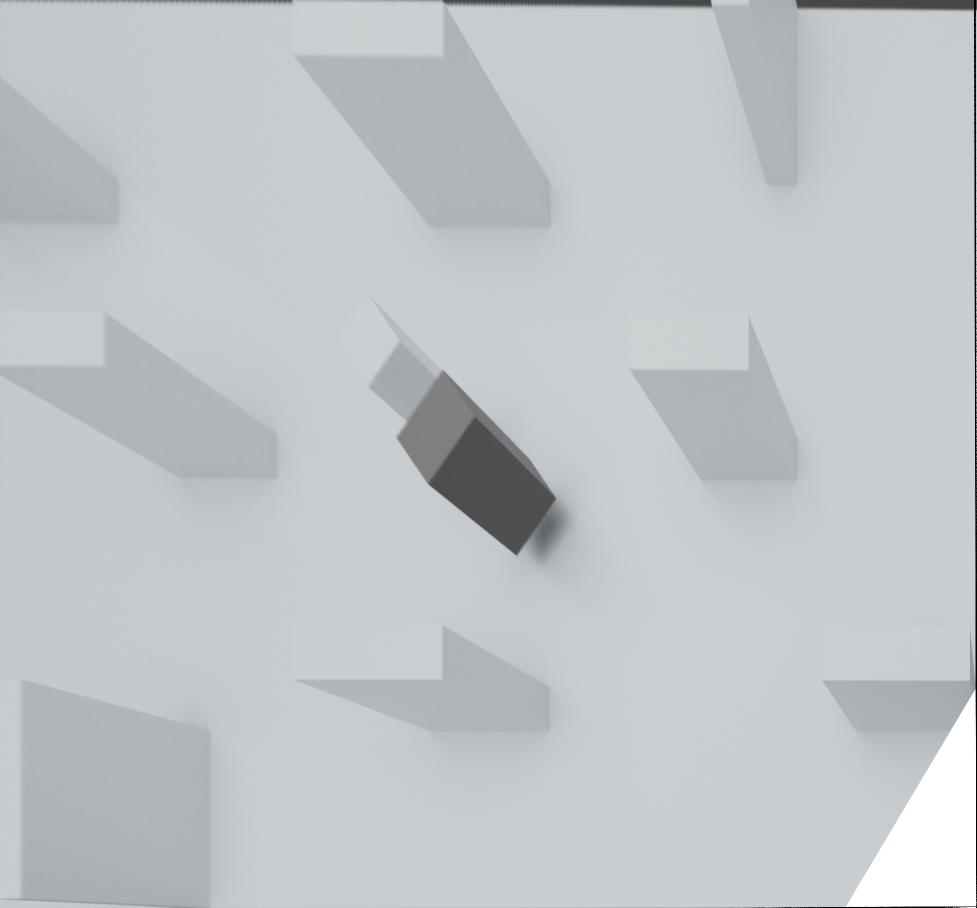
#> input picture p_t.png, 1953 x 1815 px (shown at 1/2 size)
$ python hoelines.py
#> lines starting #> are read from the running program, lines starting #| are printed output that depends on the picture; after the words box and inside, x2 and y2 are one past the last pixel; in counts of white or black regions, pixels touching at a corner belong together
import cv2
import numpy as np
img = cv2.imread("p_t.png")
#> img is the input picture: shape (1815, 1953, 3); mean B, G, R 199.9, 197.6, 194.2
img=cv2.resize(img,None,fx=0.35,fy=0.35,interpolation=cv2.INTER_CUBIC)
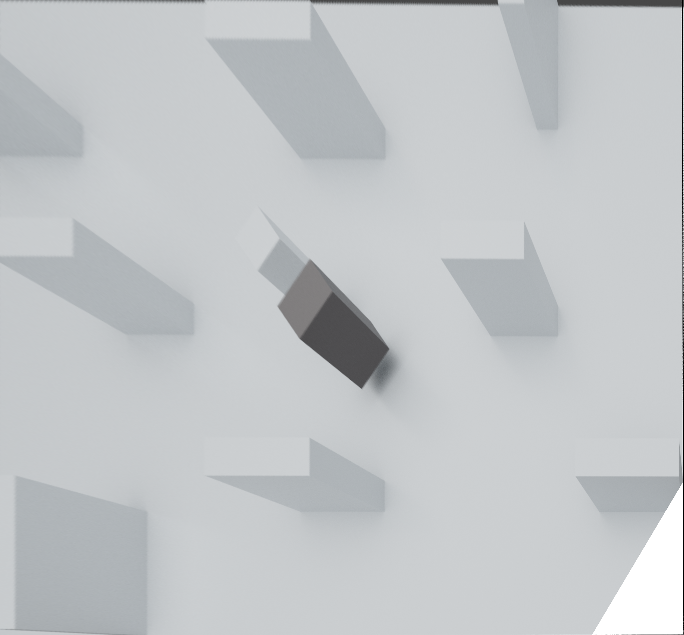
#> img: shape (635, 684, 3); mean B, G, R 199.9, 197.6, 194.2
gray = cv2.cvtColor(img, cv2.COLOR_BGR2GRAY)
edges = cv2.Canny(gray, 46, 89)
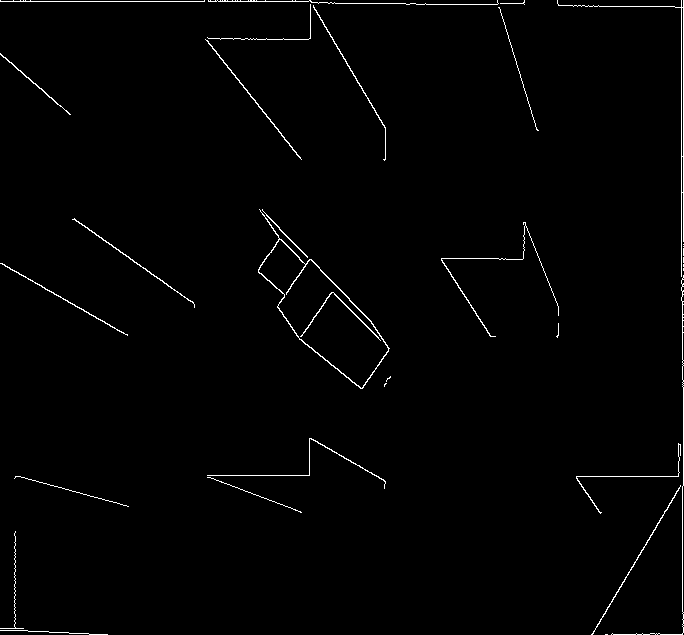
#> edges: shape (635, 684); 1.2% white in thin lines or dots
lines = cv2.HoughLinesP(edges, 1, np.pi/180, 40, maxLineGap=10)
#> lines = 52 rows, first 6: [683, 485, 683, 380], [681, 300, 681, 0], [0, 1, 311, 1], [682, 386, 682, 278], [0, 263, 121, 332], [591, 634, 680, 486]
print(lines[1])
#| [[681 300 681   0]]
for line in lines:


   x1, y1, x2, y2 = line[0]
   cv2.line(img, (x1, y1), (x2, y2), (0, 0, 128), 1)
#> this loop made 52 passes
#> (x1, y1, x2, y2) on passes 1 to 12: (683, 485, 683, 380), (681, 300, 681, 0), (0, 1, 311, 1), (682, 386, 682, 278), (0, 263, 121, 332), (591, 634, 680, 486), (498, 3, 523, 3), (231, 70, 301, 159), (74, 219, 193, 302), (307, 256, 373, 324), (207, 475, 309, 475), (0, 53, 70, 114)
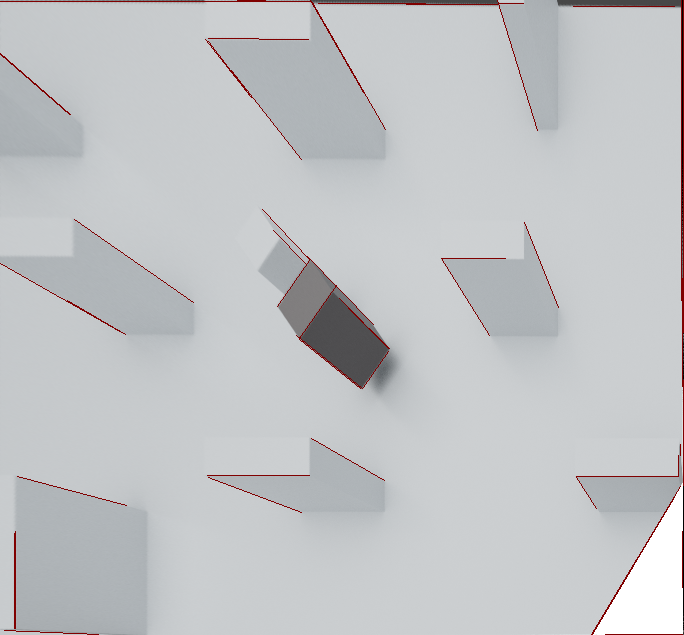
#> img: shape (635, 684, 3); 1.04% of pixels changed, all inside (x1, y1, x2, y2) = (0, 0, 684, 635)

cv2.imwrite("hoelines_pt.png",img)
cv2.imshow("linesEdges", edges)
cv2.imshow("linesDetected", img)
cv2.waitKey(0)

cv2.destroyAllWindows()
